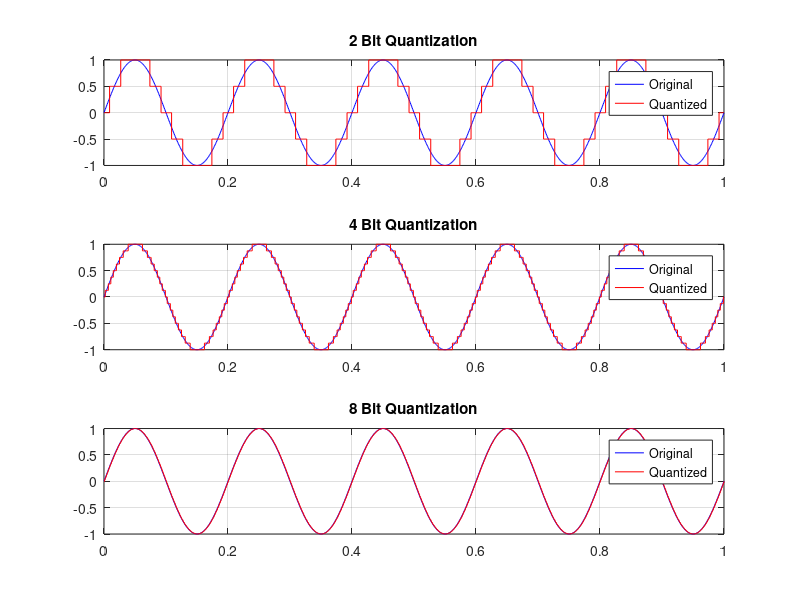

This chart was generated by the following MATLAB code:
%{
Problem 9: Effect of Bit Resolution
    •   Quantize signal using 2, 4, 8 bits
    •   Compare signal quality and error
%}

clc;
clear;
close all;

% Original signal
t = 0:0.001:1;
x = sin(2*pi*5*t);

% Bit resolutions
bits = [2 4 8];

figure;

for i = 1:length(bits)

    b = bits(i);

    % Number of levels
    L = 2^b;

    % Step size
    delta = 2/L;

    % Quantization
    xq = round(x/delta)*delta;

    subplot(3,1,i)

    plot(t,x,'b')
    hold on
    stairs(t,xq,'r')

    title([num2str(b) ' Bit Quantization'])
    legend('Original','Quantized')
    grid on

end
